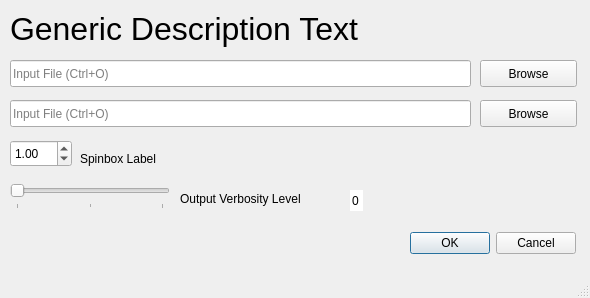
<?xml version="1.0" encoding="UTF-8"?>
<ui version="4.0">
 <class>MainWindow</class>
 <widget class="QMainWindow" name="MainWindow">
  <property name="geometry">
   <rect>
    <x>0</x>
    <y>0</y>
    <width>590</width>
    <height>298</height>
   </rect>
  </property>
  <property name="windowTitle">
   <string notr="true">Generic Window Title</string>
  </property>
  <widget class="QWidget" name="centralwidget">
   <widget class="QLabel" name="label">
    <property name="geometry">
     <rect>
      <x>10</x>
      <y>10</y>
      <width>356</width>
      <height>37</height>
     </rect>
    </property>
    <property name="font">
     <font>
      <pointsize>24</pointsize>
     </font>
    </property>
    <property name="text">
     <string notr="true">Generic Description Text</string>
    </property>
   </widget>
   <widget class="QPushButton" name="pb_path_1">
    <property name="geometry">
     <rect>
      <x>480</x>
      <y>60</y>
      <width>97</width>
      <height>27</height>
     </rect>
    </property>
    <property name="text">
     <string notr="true">Browse</string>
    </property>
    <property name="shortcut">
     <string notr="true">Ctrl+O</string>
    </property>
   </widget>
   <widget class="QLineEdit" name="le_path_1">
    <property name="geometry">
     <rect>
      <x>10</x>
      <y>60</y>
      <width>461</width>
      <height>27</height>
     </rect>
    </property>
    <property name="text">
     <string notr="true"/>
    </property>
    <property name="placeholderText">
     <string notr="true">Input File (Ctrl+O)</string>
    </property>
   </widget>
   <widget class="QDialogButtonBox" name="bb_ok_cancel">
    <property name="geometry">
     <rect>
      <x>400</x>
      <y>230</y>
      <width>176</width>
      <height>27</height>
     </rect>
    </property>
    <property name="toolTip">
     <string notr="true"/>
    </property>
    <property name="standardButtons">
     <set>QDialogButtonBox::Cancel|QDialogButtonBox::Ok</set>
    </property>
   </widget>
   <widget class="QSlider" name="sl_verbosity">
    <property name="geometry">
     <rect>
      <x>10</x>
      <y>180</y>
      <width>160</width>
      <height>29</height>
     </rect>
    </property>
    <property name="toolTip">
     <string notr="true">Verbosity Level</string>
    </property>
    <property name="maximum">
     <number>2</number>
    </property>
    <property name="orientation">
     <enum>Qt::Horizontal</enum>
    </property>
    <property name="invertedAppearance">
     <bool>false</bool>
    </property>
    <property name="tickPosition">
     <enum>QSlider::TicksBelow</enum>
    </property>
    <property name="tickInterval">
     <number>1</number>
    </property>
   </widget>
   <widget class="QLabel" name="label_2">
    <property name="geometry">
     <rect>
      <x>180</x>
      <y>190</y>
      <width>155</width>
      <height>17</height>
     </rect>
    </property>
    <property name="text">
     <string notr="true">Output Verbosity Level</string>
    </property>
   </widget>
   <widget class="QSpinBox" name="sb_verbosity">
    <property name="geometry">
     <rect>
      <x>350</x>
      <y>190</y>
      <width>13</width>
      <height>21</height>
     </rect>
    </property>
    <property name="frame">
     <bool>false</bool>
    </property>
    <property name="readOnly">
     <bool>true</bool>
    </property>
    <property name="buttonSymbols">
     <enum>QAbstractSpinBox::NoButtons</enum>
    </property>
    <property name="maximum">
     <number>2</number>
    </property>
   </widget>
   <widget class="QLineEdit" name="le_path_2">
    <property name="geometry">
     <rect>
      <x>10</x>
      <y>100</y>
      <width>461</width>
      <height>27</height>
     </rect>
    </property>
    <property name="text">
     <string notr="true"/>
    </property>
    <property name="placeholderText">
     <string notr="true">Input File (Ctrl+O)</string>
    </property>
   </widget>
   <widget class="QPushButton" name="pb_path_2">
    <property name="geometry">
     <rect>
      <x>480</x>
      <y>100</y>
      <width>97</width>
      <height>27</height>
     </rect>
    </property>
    <property name="text">
     <string notr="true">Browse</string>
    </property>
    <property name="shortcut">
     <string notr="true">Ctrl+O</string>
    </property>
   </widget>
   <widget class="QDoubleSpinBox" name="sb_double">
    <property name="geometry">
     <rect>
      <x>10</x>
      <y>140</y>
      <width>62</width>
      <height>27</height>
     </rect>
    </property>
    <property name="maximum">
     <double>9999.989999999999782</double>
    </property>
    <property name="singleStep">
     <double>0.100000000000000</double>
    </property>
    <property name="value">
     <double>1.000000000000000</double>
    </property>
   </widget>
   <widget class="QLabel" name="label_3">
    <property name="geometry">
     <rect>
      <x>80</x>
      <y>150</y>
      <width>361</width>
      <height>17</height>
     </rect>
    </property>
    <property name="text">
     <string notr="true">Spinbox Label</string>
    </property>
   </widget>
  </widget>
  <widget class="QStatusBar" name="statusbar"/>
  <action name="sc_ctrl_w">
   <property name="text">
    <string notr="true">Ctrl+W</string>
   </property>
   <property name="shortcut">
    <string notr="true">Ctrl+W</string>
   </property>
  </action>
  <action name="sc_ctrl_q">
   <property name="text">
    <string notr="true">Ctrl+Q</string>
   </property>
   <property name="shortcut">
    <string notr="true">Ctrl+Q</string>
   </property>
  </action>
 </widget>
 <resources/>
 <connections>
  <connection>
   <sender>pb_path_1</sender>
   <signal>clicked()</signal>
   <receiver>le_path_1</receiver>
   <slot>update()</slot>
   <hints>
    <hint type="sourcelabel">
     <x>66</x>
     <y>113</y>
    </hint>
    <hint type="destinationlabel">
     <x>295</x>
     <y>83</y>
    </hint>
   </hints>
  </connection>
  <connection>
   <sender>bb_ok_cancel</sender>
   <signal>rejected()</signal>
   <receiver>MainWindow</receiver>
   <slot>close()</slot>
   <hints>
    <hint type="sourcelabel">
     <x>337</x>
     <y>343</y>
    </hint>
    <hint type="destinationlabel">
     <x>399</x>
     <y>199</y>
    </hint>
   </hints>
  </connection>
  <connection>
   <sender>sc_ctrl_w</sender>
   <signal>triggered()</signal>
   <receiver>MainWindow</receiver>
   <slot>close()</slot>
   <hints>
    <hint type="sourcelabel">
     <x>-1</x>
     <y>-1</y>
    </hint>
    <hint type="destinationlabel">
     <x>399</x>
     <y>199</y>
    </hint>
   </hints>
  </connection>
  <connection>
   <sender>sc_ctrl_q</sender>
   <signal>triggered()</signal>
   <receiver>MainWindow</receiver>
   <slot>close()</slot>
   <hints>
    <hint type="sourcelabel">
     <x>-1</x>
     <y>-1</y>
    </hint>
    <hint type="destinationlabel">
     <x>294</x>
     <y>199</y>
    </hint>
   </hints>
  </connection>
  <connection>
   <sender>sl_verbosity</sender>
   <signal>valueChanged(int)</signal>
   <receiver>sb_verbosity</receiver>
   <slot>setValue(int)</slot>
   <hints>
    <hint type="sourcelabel">
     <x>89</x>
     <y>284</y>
    </hint>
    <hint type="destinationlabel">
     <x>356</x>
     <y>290</y>
    </hint>
   </hints>
  </connection>
 </connections>
</ui>
